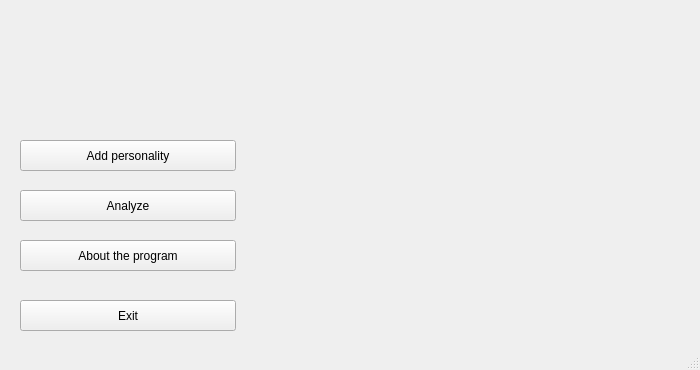
<?xml version="1.0" encoding="UTF-8"?>
<ui version="4.0">
 <class>MainWindow</class>
 <widget class="QMainWindow" name="MainWindow">
  <property name="geometry">
   <rect>
    <x>0</x>
    <y>0</y>
    <width>700</width>
    <height>370</height>
   </rect>
  </property>
  <property name="windowTitle">
   <string>Whois</string>
  </property>
  <widget class="QWidget" name="centralwidget">
   <widget class="QPushButton" name="pushStart">
    <property name="geometry">
     <rect>
      <x>20</x>
      <y>190</y>
      <width>216</width>
      <height>31</height>
     </rect>
    </property>
    <property name="cursor">
     <cursorShape>PointingHandCursor</cursorShape>
    </property>
    <property name="styleSheet">
     <string notr="true">color: rgb(38, 0, 61);
font: 75 12pt &quot;Levenim MT&quot;;
background-color: rgb(234, 245, 237);
border-radius: 2px;
border: 2px solid #26003d;
box-shadow: 4px 4px 4px rgba(8, 8, 8, 0.5)}
QPushButton:hover {background-color: rgba(200, 229, 225, 0.7); 
border: 2px solid #26003d;
</string>
    </property>
    <property name="text">
     <string>Analyze</string>
    </property>
   </widget>
   <widget class="QPushButton" name="pushAddPerson">
    <property name="geometry">
     <rect>
      <x>20</x>
      <y>140</y>
      <width>216</width>
      <height>31</height>
     </rect>
    </property>
    <property name="cursor">
     <cursorShape>PointingHandCursor</cursorShape>
    </property>
    <property name="styleSheet">
     <string notr="true">color: rgb(38, 0, 61);
font: 75 12pt &quot;Levenim MT&quot;;
background-color: rgb(234, 245, 237);
border-radius: 2px;
border: 2px solid #26003d;
box-shadow: 4px 4px 4px rgba(8, 8, 8, 0.5)}
QPushButton:hover {background-color: rgba(200, 229, 225, 0.7); 
border: 2px solid #26003d;
</string>
    </property>
    <property name="text">
     <string>Add personality</string>
    </property>
   </widget>
   <widget class="QPushButton" name="pushAbout">
    <property name="geometry">
     <rect>
      <x>20</x>
      <y>240</y>
      <width>216</width>
      <height>31</height>
     </rect>
    </property>
    <property name="cursor">
     <cursorShape>PointingHandCursor</cursorShape>
    </property>
    <property name="styleSheet">
     <string notr="true">color: rgb(38, 0, 61);
font: 75 12pt &quot;Levenim MT&quot;;
background-color: rgb(234, 245, 237);
border-radius: 2px;
border: 2px solid #26003d;
box-shadow: 4px 4px 4px rgba(8, 8, 8, 0.5)}
QPushButton:hover {background-color: rgba(200, 229, 225, 0.7); 
border: 2px solid #26003d;
</string>
    </property>
    <property name="text">
     <string>About the program</string>
    </property>
   </widget>
   <widget class="QPushButton" name="pushExit">
    <property name="geometry">
     <rect>
      <x>20</x>
      <y>300</y>
      <width>216</width>
      <height>31</height>
     </rect>
    </property>
    <property name="cursor">
     <cursorShape>PointingHandCursor</cursorShape>
    </property>
    <property name="styleSheet">
     <string notr="true">color: rgb(38, 0, 61);
font: 75 12pt &quot;Levenim MT&quot;;
background-color: rgb(234, 245, 237);
border-radius: 2px;
border: 2px solid #26003d;
box-shadow: 4px 4px 4px rgba(8, 8, 8, 0.5)}
QPushButton:hover {background-color: rgba(200, 229, 225, 0.7); 
border: 2px solid #26003d;
</string>
    </property>
    <property name="text">
     <string>Exit</string>
    </property>
   </widget>
  </widget>
  <widget class="QMenuBar" name="menubar">
   <property name="geometry">
    <rect>
     <x>0</x>
     <y>0</y>
     <width>700</width>
     <height>21</height>
    </rect>
   </property>
  </widget>
  <widget class="QStatusBar" name="statusbar"/>
 </widget>
 <resources/>
 <connections/>
</ui>
